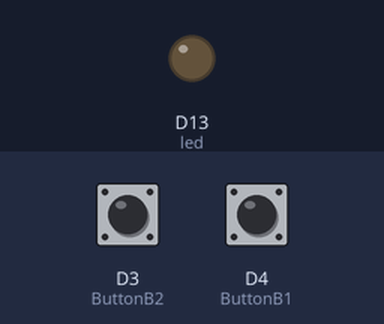
Recording of a program running on a simulated Adafruit Feather M0. Shown: output pins drawn as LEDs (lit = HIGH). Inputs (shaded band) come from the test bench; at power-on: D4 (ButtonB1) LOW, D3 (ButtonB2) LOW.

Above: at 1.2 s.
1.3 s: D4 (ButtonB1) pulled HIGH for 0.15 s
At 2.6 s:
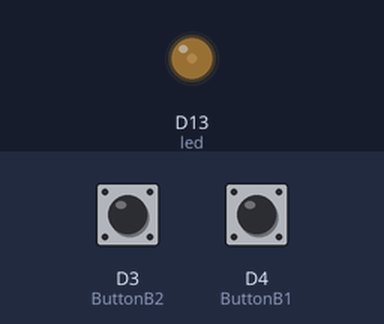
2.9 s: D4 (ButtonB1) pulled HIGH for 1 s
At 4.4 s:
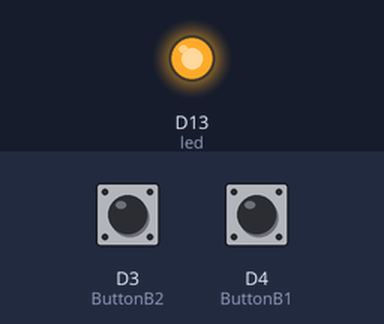
5.9 s: D3 (ButtonB2) pulled HIGH for 1 s
At 6.14 s:
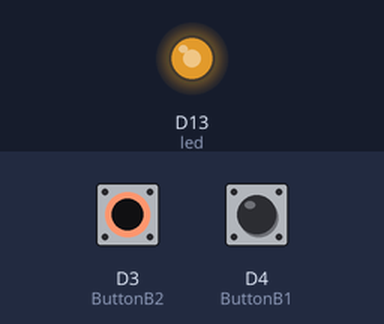
8.9 s: D4 (ButtonB1) pulled HIGH for 3.2 s
At 9.1 s:
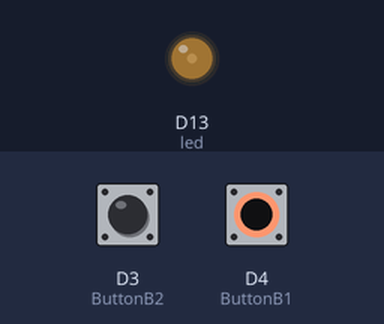
13.6 s: D3 (ButtonB2) pulled HIGH for 3.2 s
At 14.1 s:
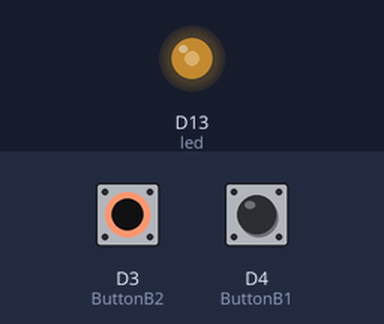
Timing chart, 0 to 16.6 s (numbered marks = the images above; inputs shaded):
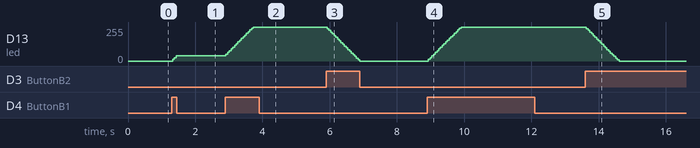

Measured:
- after the input at 1.3 s, D13 (led): 0/255 → 39/255 at once
- after the input at 2.9 s, D13 (led): moves from 39/255 to 255/255 over 0.82 s, starting at once
- after the input at 5.9 s, D13 (led): moves from 255/255 to 0/255 over 0.97 s, starting at once
- after the input at 8.9 s, D13 (led): moves from 0/255 to 255/255 over 0.97 s, starting at once
- after the input at 13.6 s, D13 (led): moves from 255/255 to 0/255 over 0.97 s, starting at once

The program:

main.cpp
```cpp
/*
  Led-valon säätö. Nappi B1 kirkastaa led-valoa 50ms välein annetun prosenttimäärän niin kauan kuin
  nappi pidetään pohjassa. Nappi B2 vastaavasti himmentää valoa.

  Jyri Turkki 02/2024
*/

#include <Arduino.h>

int led = 13;                  // led-valon pin
int kirkkaus = 0;              // led-valon kirkkaus
int fadeStep = 5;              // kuinka monta prosenttia led valo muuttuu;
int kirkkaudenMuutos = 0;      // muutosaskel ledin kirkkaudelle fadeStep prosenttia

int ButtonB1 = 4;
int ButtonB2 = 3;
volatile boolean kirkastusPaalla = false;
volatile boolean himmennysPaalla = false;
unsigned long aika = 0;             // ajanhetki josta mitataan rajaAika-mittainen aika kirkkauden muutokselle
unsigned long rajaAika = 50;        // aikaväli kuinka usein ledin kirkkautta muutetaan nappia painettaessa

void kirkasta();
void himmenna();


void setup()
{
  pinMode(led, OUTPUT);
  pinMode(ButtonB1, INPUT);
  pinMode(ButtonB2, INPUT);

 /*  Serialmonitorin alustus Debuggausta varten
  Serial.begin(9600);
  while(!Serial);
 */

  attachInterrupt(digitalPinToInterrupt(ButtonB1), kirkasta, CHANGE);  // keskeytykset painonapeille
  attachInterrupt(digitalPinToInterrupt(ButtonB2), himmenna, CHANGE);

  aika = millis();
  kirkkaudenMuutos = ceil((fadeStep/100.0) * 255);   // askel kirkkauden muutokselle fadeStep prosenttia

}

void loop()
{
   // Serial.println(kirkkaus);             // debuggaukseen käytetty kirkkauden tulostus monitoriin

  analogWrite(led, kirkkaus);

  if ((millis() - aika) > rajaAika) {       // rajaAjan välein muutetaan kirkkausta jos kirkastus
                                            // tai himmennys päällä

    if ((kirkastusPaalla) && (kirkkaus < 255))
    {
      kirkkaus = kirkkaus + kirkkaudenMuutos;
      if (kirkkaus > 255)
        kirkkaus = 255;                      // varmistetaan että kirkkaus ei mene yli maksimiarvon
    }

    if ((himmennysPaalla) && (kirkkaus > 0))
    {
      kirkkaus = kirkkaus - kirkkaudenMuutos;
      if (kirkkaus < 0)
        kirkkaus = 0;                       // varmistetaan ettei kirkkaus mene alle nollan
    }

  aika = millis();
  }

}


void kirkasta()                   // kutsutaan kun nappi painuu alas ja kun nousee ylös
{
    kirkastusPaalla = !kirkastusPaalla;   // muuutetaan kirkastus päälle tai pois
}

void himmenna()                   // kutsutaan kun nappi painuu alas ja kun nousee ylös
{
  himmennysPaalla = !himmennysPaalla;     // muuutetaan himmennys päälle tai pois
}
```
